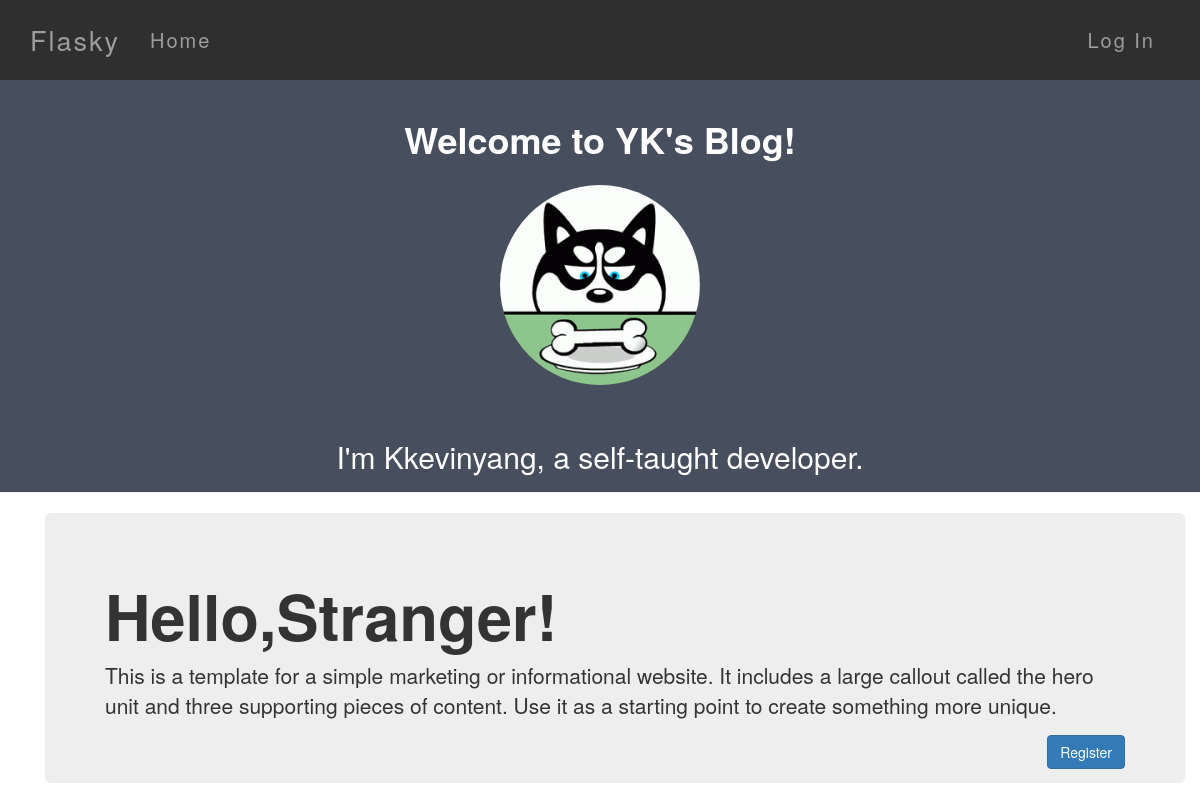
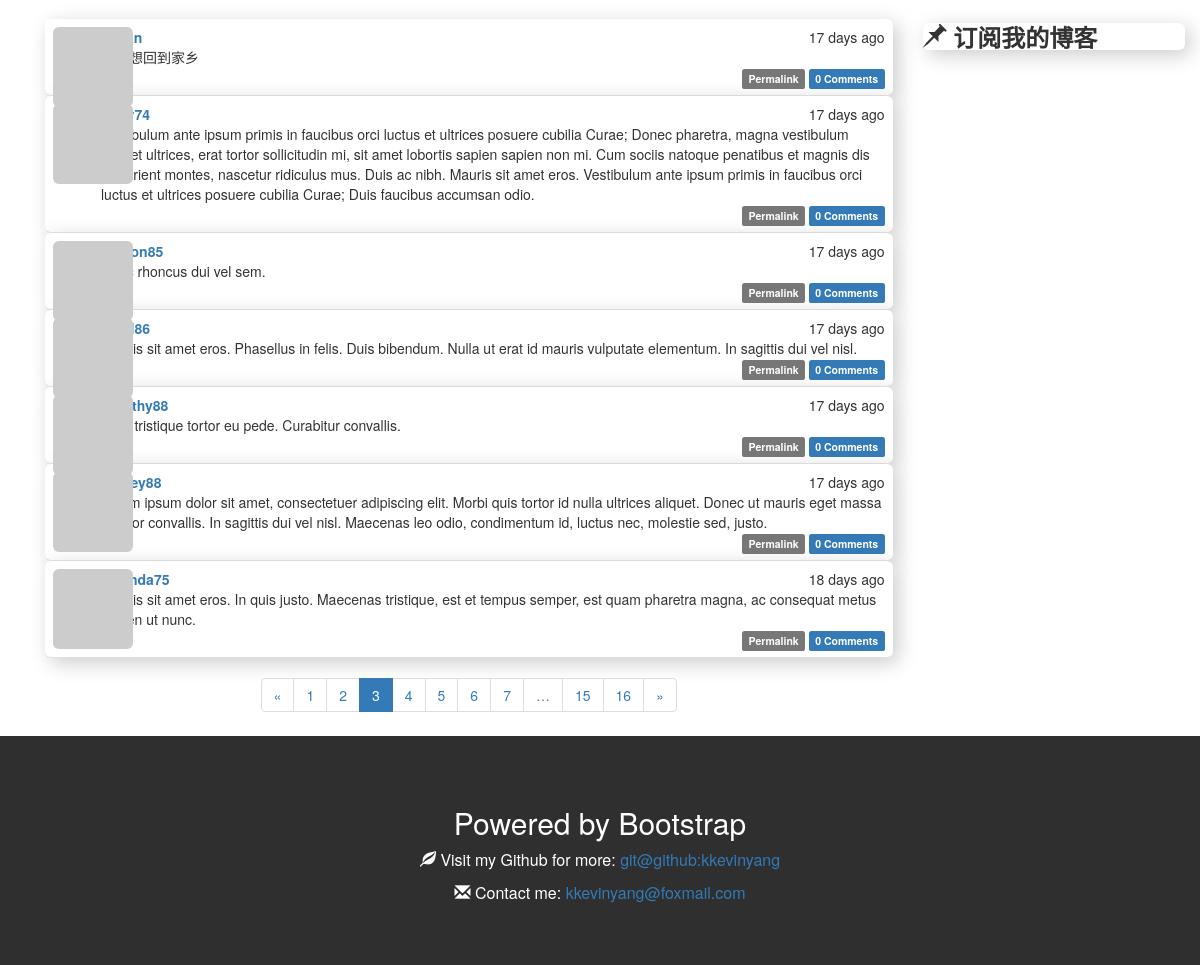
/?page=3, run on the app's committed database (2 pictures, top to bottom).
### app/models.py (models this page shows, shortened)
class Post(db.Model):
    __tablename__ = 'posts'
    id = db.Column(db.Integer, primary_key=True)
    body = db.Column(db.Text)
    timestamp = db.Column(db.DateTime, index=True, default=datetime.utcnow)  # 有默认值
    author_id = db.Column(db.Integer, db.ForeignKey('users.id'))
    body_html = db.Column(db.Text)
    comments = db.relationship('Comment', backref='post', lazy='dynamic')

class User(UserMixin,db.Model):
    __tablename__ = 'users'
    sqlite_autoincrement = True
    id = db.Column(db.Integer, primary_key=True)
    email = db.Column(db.String(64), unique=True, index=True)
    username = db.Column(db.String(64), unique=True, index=True)
    role_id = db.Column(db.Integer, db.ForeignKey('roles.id'))
    password_hash = db.Column(db.String(128))
    confirmed = db.Column(db.Boolean, default=False)
    name = db.Column(db.String(64))
    location = db.Column(db.String(64))
    about_me = db.Column(db.Text())
    member_since = db.Column(db.DateTime(), default=datetime.utcnow)
    last_seen = db.Column(db.DateTime(), default=datetime.utcnow)
    avatar_hash = db.Column(db.String(32))
    posts = db.relationship('Post', backref='author', lazy='dynamic')  # posts和comments都需要关联author才行，所以两个都有
    comments = db.relationship('Comment', backref='author', lazy='dynamic')
    @property
    def password(self):  # 若尝试读取password的值会返回属性错误，因为生成了散列值后不能还原
        raise AttributeError('password is not a readable attribute')
    def gravatar(self, size=100, default='identicon', rating='g'):
        if request.is_secure:
            url = 'https://secure.gravatar.com/avatar'
        else:
            url = 'http://cn.gravatar.com/avatar'
        hash = self.avatar_hash or hashlib.md5(self.email.encode('utf-8')).hexdigest()
        return '{url}/{hash}?s={size}&d={default}&r={rating}'.format(
            url=url, hash=hash, size=size, default=default, rating=rating)

### app/main/views.py (the view)
@main.route('/', methods=['GET', 'POST'])
def index():
    form = PostForm()
    if current_user.can(Permission.WRITE_ARTICLES) and \
            form.validate_on_submit():
        post = Post(body=form.body.data,
                    author=current_user._get_current_object())
        db.session.add(post)
        return redirect(url_for('.index'))
    page = request.args.get('page', 1, type=int)
    pagination = Post.query.order_by(Post.timestamp.desc()).paginate(
        page, per_page=7,
        error_out=False)
    posts = pagination.items
    return render_template('index.html', form=form, posts=posts,
                           pagination=pagination)

### app/auth/views.py (called while the page is built)
@auth.before_app_request
def before_request():
    if current_user.is_authenticated:
        current_user.ping()
        if not current_user.confirmed \
                and request.endpoint[:5] != 'auth.' \
                and request.endpoint != 'static':
            return redirect(url_for('auth.unconfirmed'))

### app/main/__init__.py (called while the page is built)
@main.app_context_processor  # 把permission类加入模板
def inject_permissions():
    return dict(Permission=Permission)

### app/models.py (called while the page is built)
    def can(self, permissions):
        return False

    def is_administrator(self):
        return False

### app/templates/index.html (shortened to what this page needs)
{% extends "base.html" %}
{% import "bootstrap/wtf.html" as wtf %}
{% import "_macros.html" as macros %}
{% block page_content %}
<div class="page-header text-center bg-2">
      <h1>Welcome to YK's Blog!</h1>
      <img src="{{ url_for('static', filename = 'dog.gif') }}" class="me-img img-responsive img-circle margin" alt="me">
      <h2>I'm Kkevinyang, a self-taught developer.</h2>
</div>
{% endblock %}
{% block post_content %}
<div class="container">
    {% if not current_user.is_authenticated %}
    <div class="jumbotron">
        <h1>Hello,Stranger!</h1>
        <p>
         This is a template for a simple marketing or informational website. It includes a large callout called the hero unit and three supporting pieces of content. Use it as a starting point to create something more unique.
        </p>
        <p>
         <a class="btn btn-primary btn-large" href="{{ url_for('auth.register') }}">Register</a>
        </p>
    </div>
    {% endif %}
</div>
<div class="container">
  <div class="row">
    <div class="col-md-9">
      <div class="post">
        <div class="post-tabs">
          {% include '_posts.html' %}
        </div>
      </div>
	  {% if pagination %}
      <div class="pagination text-center">
        {{ macros.pagination_widget(pagination, '.index') }}
      </div>
      {% endif %}
    </div>
    <div class="col-md-3">
      <div class="subscribe shadow frame" data-spy="affix" data-offset-top="611">
        <h3><b><span class="glyphicon glyphicon-pushpin"></span> 订阅我的博客 </b></h3>
      </div>
    </div>
  </div>
</div>
{% endblock %}

### app/templates/_posts.html (shortened to what this page needs)
<ul class="posts">
    {% for post in posts %}
    <li class="post shadow frame">
        <div class="post-thumbnail">
            <a href="{{ url_for('.user', username=post.author.username) }}">
                <img class="img-rounded profile-thumbnail" src="{{ post.author.gravatar(size=40) }}">
            </a>
        </div>
        <div class="post-content">
            <div class="post-date">{{ moment(post.timestamp).fromNow() }}</div>
            <div class="post-author"><a href="{{ url_for('.user', username=post.author.username) }}">{{ post.author.username }}</a></div>
            <div class="post-body">
                {% if post.body_html %}
                    {{ post.body_html | safe }}
                {% else %}
                    {{ post.body }}
                {% endif %}
            </div>
            <div class="post-footer">
                <a href="{{ url_for('.post', id=post.id) }}">
                    <span class="label label-default">Permalink</span>
                </a>
                 <a href="{{ url_for('.post', id=post.id) }}#comments">
                    <span class="label label-primary">{{ post.comments.count() }} Comments</span>
                </a>
            </div>
        </div>
    </li>
    {% endfor %}
</ul>

### app/static/styles.css (style rules this page uses)
.btn { float: right; }
.shadow { box-shadow: 5px 5px 20px #CCC; }
.frame { border-radius: 6px; }
.page-header { padding-top: 20px; margin: 0 0 20px; }
.profile-thumbnail { position: absolute; }
div.post-tabs { margin-top: 16px; }
ul.posts { list-style-type: none; padding: 0px; margin: 16px 0px 0px 0px; border-top: 1px solid #e0e0e0; }
div.post-tabs ul.posts { margin: 0px; border-top: none; }
ul.posts li.post { padding: 8px; border-bottom: 1px solid #e0e0e0; }
div.post-date { float: right; }
div.post-author { font-weight: bold; }
div.post-thumbnail { position: absolute; }
div.post-content { margin-left: 48px; min-height: 48px; }
div.post-footer { text-align: right; }
div.pagination { width: 100%; text-align: center; padding: 0px; margin: 0px; }
.margin { margin-top: 15px; margin-bottom: 35px; }
.me-img { display:inline; width: 200; height: 200; }

### app/static/typography.css (style rules this page uses)
h1,h2,h3,h4,h5 { font-weight: bold; }
p { font-size: 16px; }
.post-body h1,h2,h3,h4,h5 { font-weight: normal; }
div.post-footer { text-align: right; }
.subscribe h3 { font-weight: bold; }

### app/static/color.css (style rules this page uses)
.frame { background-color: #FFF; }
.bg-2 { background-color: #474e5d; color: #ffffff; }

### data on the page
Post: timestamp "17 days ago", body "我多想回到家乡", comments.count "0"
Post: timestamp "17 days ago", body "Vestibulum ante ipsum primis in faucibus orci luctus et ultrices posuere cubilia Curae; Donec pharetra, magna vestibulum aliquet ultrices, erat tortor sollicitudin mi, sit amet lobortis sapien sapien non mi. Cum sociis natoque penatibus et magnis dis parturient montes, nascetur ridiculus mus. Duis ac nibh. Mauris sit amet eros. Vestibulum ante ipsum primis in faucibus orci luctus et ultrices posuere cubilia Curae; Duis faucibus accumsan odio.", comments.count "0"
Post: timestamp "17 days ago", body "Nunc rhoncus dui vel sem.", comments.count "0"
Post: timestamp "17 days ago", body "Mauris sit amet eros. Phasellus in felis. Duis bibendum. Nulla ut erat id mauris vulputate elementum. In sagittis dui vel nisl.", comments.count "0"
Post: timestamp "17 days ago", author.username "dorothy88", body "Nam tristique tortor eu pede. Curabitur convallis.", comments.count "0"
Post: timestamp "17 days ago", body "Lorem ipsum dolor sit amet, consectetuer adipiscing elit. Morbi quis tortor id nulla ultrices aliquet. Donec ut mauris eget massa tempor convallis. In sagittis dui vel nisl. Maecenas leo odio, condimentum id, luctus nec, molestie sed, justo.", comments.count "0"
Post: timestamp "18 days ago", author.username "amanda75", body "Mauris sit amet eros. In quis justo. Maecenas tristique, est et tempus semper, est quam pharetra magna, ac consequat metus sapien ut nunc.", comments.count "0"

### other printed values
{{ p }} "1" "2" "4" "5" "6" "7" "15" "16"
{{ p }} "3"
